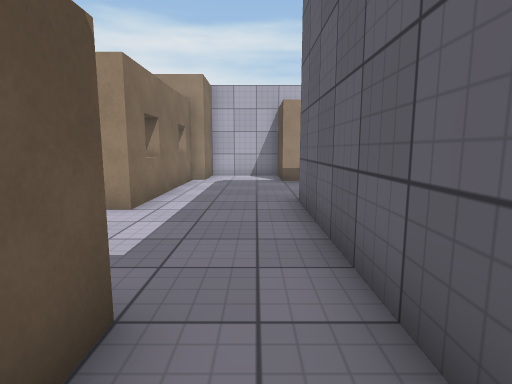
View 1 (above)

21 first-person views from a walk through a scene from a Unity 3-D project. The camera is 1.2 m above the floor, tilts 8° down and sees 80° across. The floor is counted in squares, 1 m on a side. Each view is taken from the middle of a square. On the plan, view 1 faces up. The plan holds only what a view shows up to about 13 squares ahead; the rest is blank. The player is left out. Some animated figures are left out. Surface patterns are stand-ins for the level's own textures.

View 2
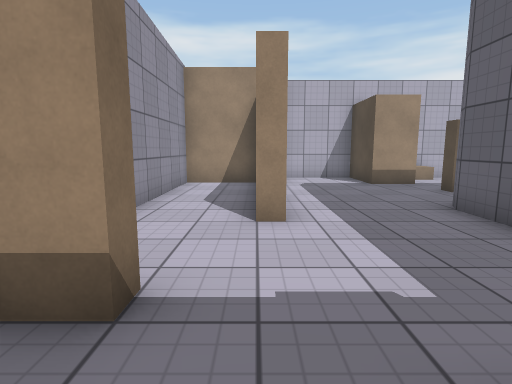

View 3
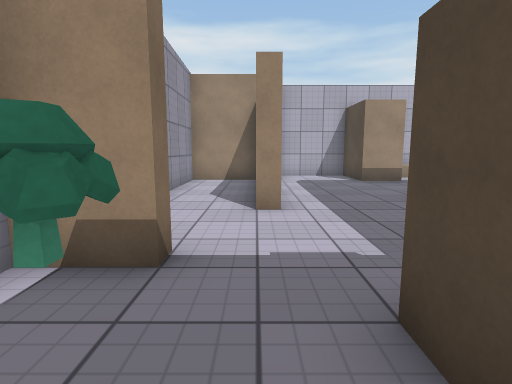

View 4
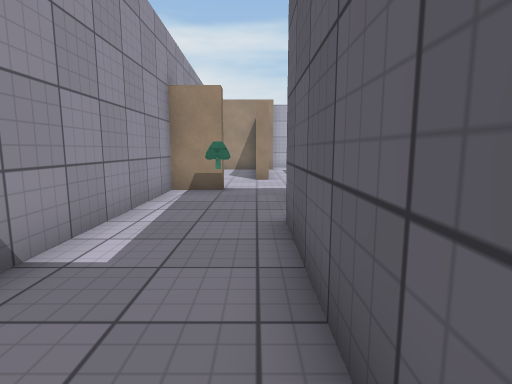

View 5
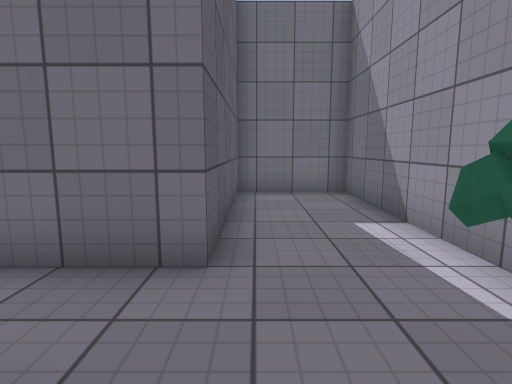

View 6
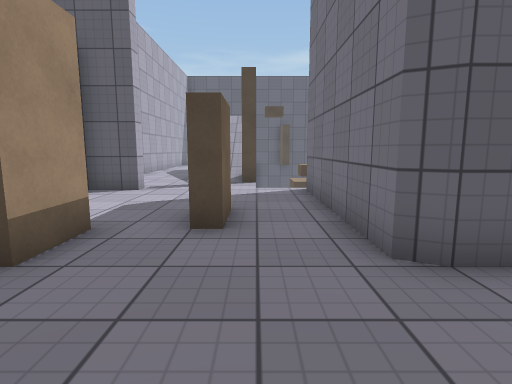

View 7
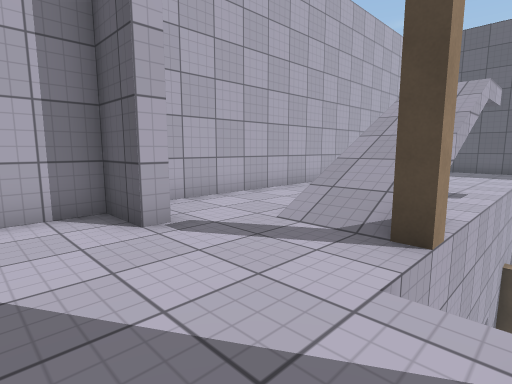

View 8
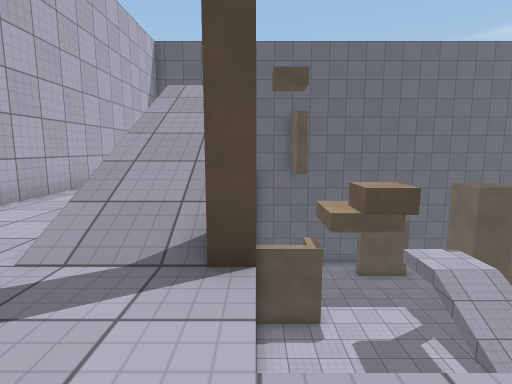

View 9
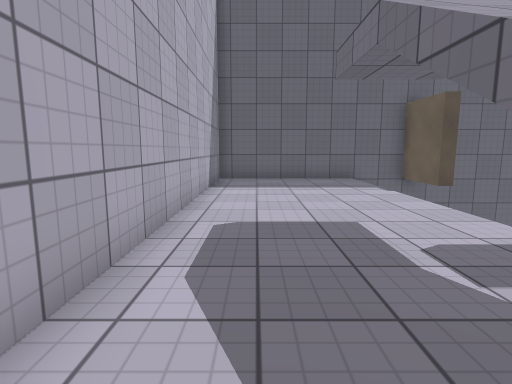

View 10
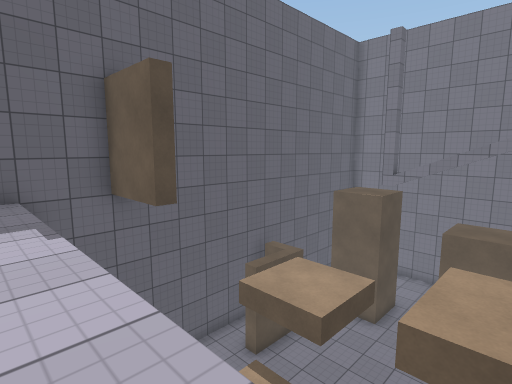

View 11
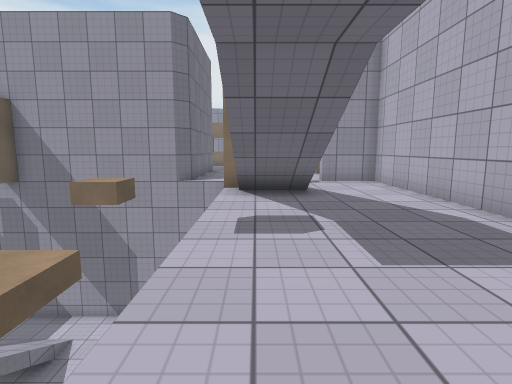

View 12
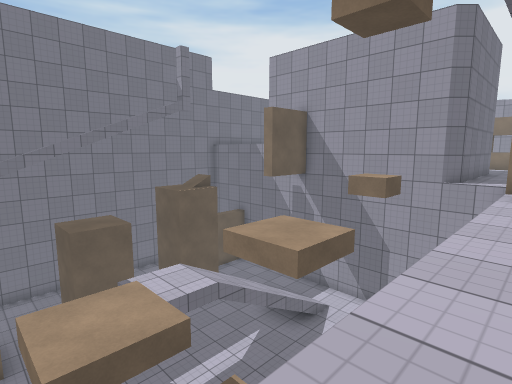

View 13
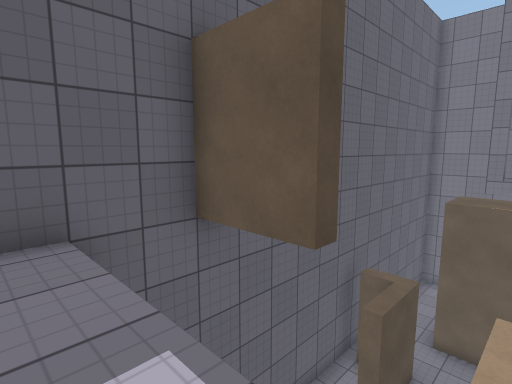

View 14
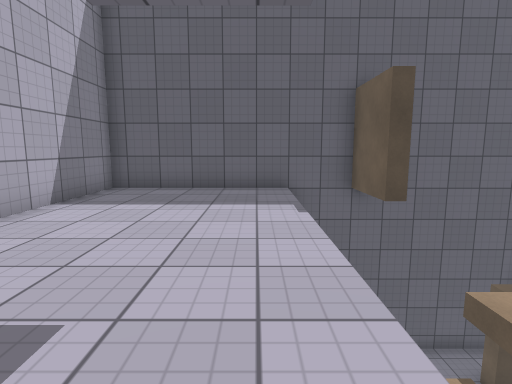

View 15
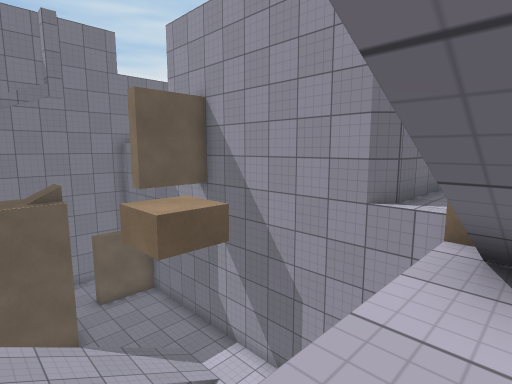

View 16
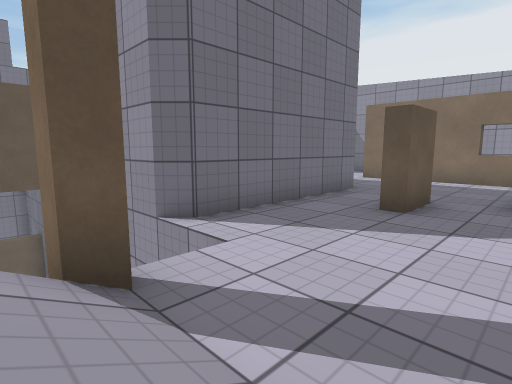

View 17
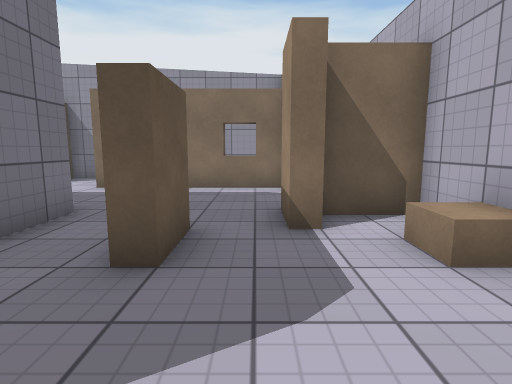

View 18
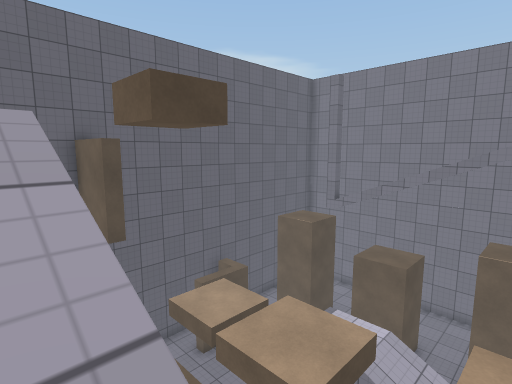

View 19
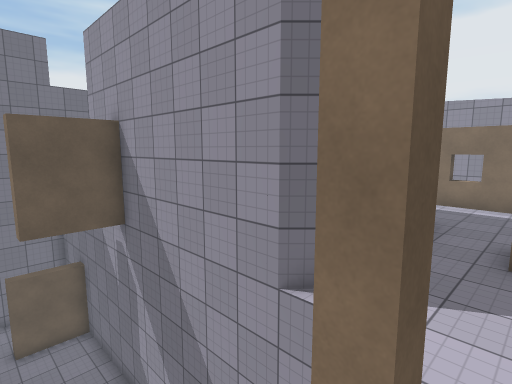

View 20
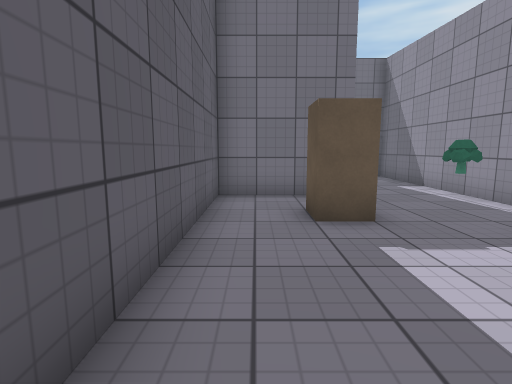

View 21
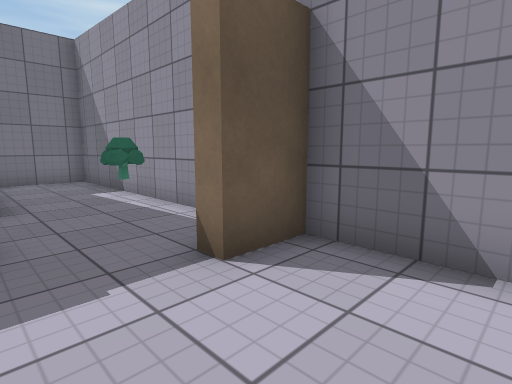

### Floor plan
Key: @ floor where view 1 was taken; # wall or solid block; x gap in a wall; . main floor; - floor 0.25 m lower than the main floor; _ floor 0.5 m lower than the main floor; / step, stairs or slope; = window, fence, low wall or low ledge; ^ raised ledge; v drop or lower ground; O other object.
Columns run from 6 left of view 1 to 24 right of it. Each row starts with its distance up from view 1.
 15              ##################
 14     ##########................#
 13     #..#.O...#................#
 12 #####..##.....................#
 11 #..#............////..........#
 10 #..#.....#......////..........#
  9 #..#..........vxvvvvvvvvvvvvvv#
  8 #..#..........      vvvv     v#
  7 #..#...#######    v vvvvv  v###
  6 #......#     #    v v_vvvv v v
  5 #......#     #      vvvvvv   v
  4 #......#     #vvvvvvvvvvvvvvvv
  3 ##.....#     #vvvvvvvvvvvvvvvv
  2 #...##.#     #vvvvvvvvvvvvvvvv
  1 #.O.##.#     ###v vvvv vvvvvvv
  0 #.....@#      vvvv vv   vvvvvv
 -1 #...####      vvvvvv  vv vvvvv
 -2 #...#         vvvv-_vvvv v__vv
 -3 #...#         vvvv vvvvv vvvvv
 -4 #...#         vvvv  vv   v  vv
 -5 #...#           v   v##^^^=v v
 -6 #...#           v        v
 -7 #####          ######  ##

Positions as (right, up) in squares from view 1, and headings:
1: (0, 0), facing up
2: (-3, 1), facing up
3: (-3, 0), facing up
4: (-3, -6), facing up
5: (-3, 2), facing down
6: (-2, 9), facing right
7: (5, 8), facing up-right
8: (6, 9), facing right
9: (11, 13), facing right
10: (15, 10), facing down-right
11: (19, 10), facing left
12: (20, 10), facing down-left
13: (19, 10), facing down-right
14: (14, 10), facing right
15: (14, 10), facing down-left
16: (10, 12), facing down-left
17: (7, 11), facing left
18: (12, 10), facing down-right
19: (11, 10), facing down-left
20: (0, 7), facing down
21: (-2, 6), facing down-left
